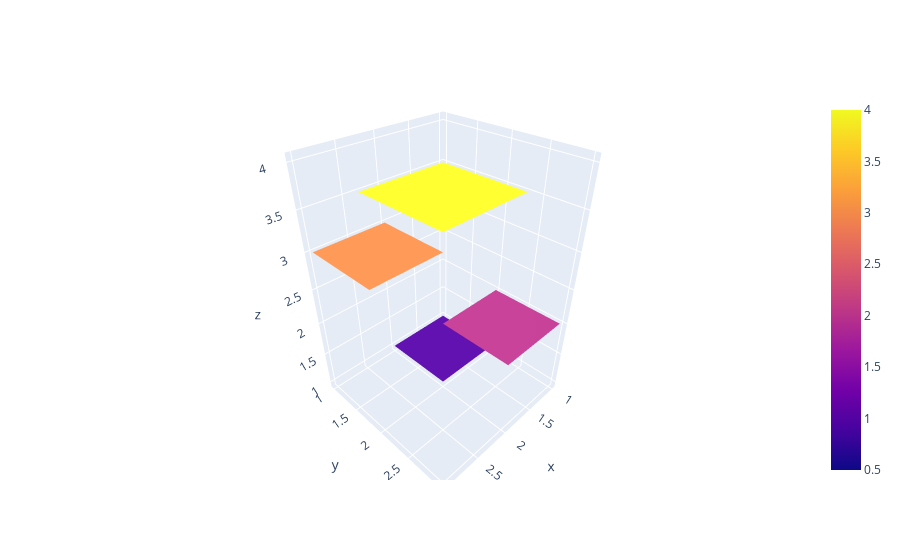

The code cell stored with this chart in its notebook:
### Code cell
import plotly.graph_objects as go
import pandas as pd
import numpy as np
# Read data from a csv
z_data = pd.read_csv('https://raw.githubusercontent.com/plotly/datasets/master/api_docs/mt_bruno_elevation.csv')
z = z_data.values
sh_0, sh_1 = z.shape
x, y = np.linspace(0, 1, sh_0), np.linspace(0, 1, sh_1)
fig = go.Figure(data=[go.Surface(z=z, x=x, y=y)])
fig.update_layout(title='Mt Bruno Elevation', autosize=False,
                  width=500, height=500,
                  margin=dict(l=65, r=50, b=65, t=90))
fig.show()

### Figure 1 — Plotly figure (JSON) as saved in the notebook; plotly's stock layout.template omitted (floating-point values rounded to 4 significant figures)
{"data": [{"coloraxis": "coloraxis", "type": "surface", "x": [1, 2], "y": [1, 2], "z": [[1, 1], [1, 1]]}, {"coloraxis": "coloraxis", "type": "surface", "x": [1, 2], "y": [2, 3], "z": [[2, 2], [2, 2]]}, {"coloraxis": "coloraxis", "type": "surface", "x": [2, 3], "y": [1, 2], "z": [[3, 3], [3, 3]]}, {"coloraxis": "coloraxis", "type": "surface", "x": [2, 3], "y": [2, 3], "z": [[4, 4], [4, 4]]}], "layout": {}}
